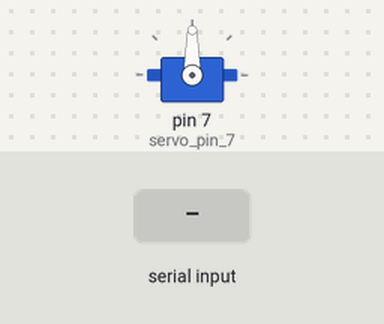
A sketch run on a simulated Arduino Uno, built with avr-gcc and run on an emulated ATmega328P. On the bench: servo. The test bench sets the inputs (shaded band).

Above: at 1.2 s.
1.3 s: "0" received over Serial
At 2.5 s:
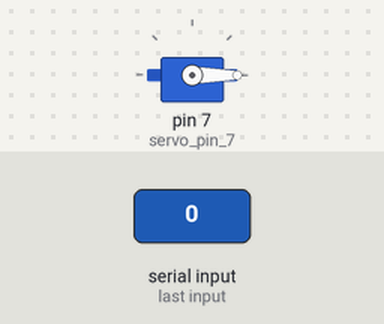
2.8 s: "1" received over Serial
At 3.7 s:
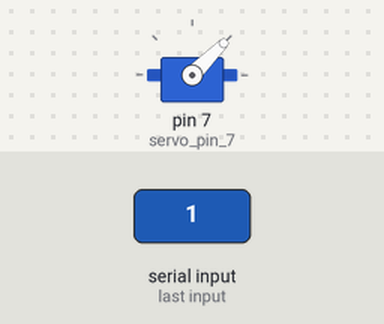
4.3 s: "3" received over Serial
At 4.8 s:
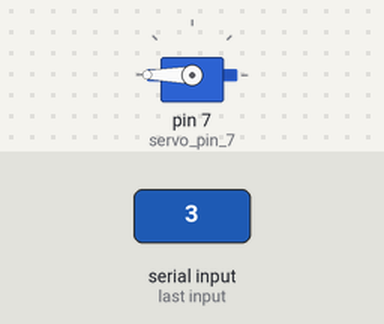
5.8 s: "2" received over Serial
At 7.2 s:
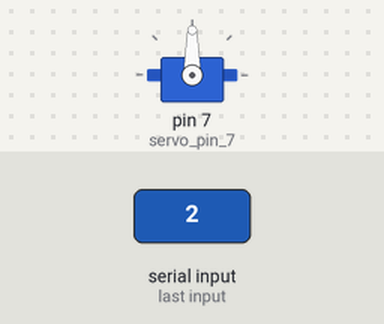
Timing chart, 0 to 8.3 s (numbered marks = the images above; inputs shaded):
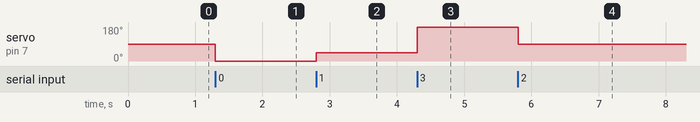

The sketch:

servo_arduino.ino
```cpp
#include <Servo.h>

Servo servo_pin_7;
void setup(){
  Serial.begin(9600);   //start the serial communication
 servo_pin_7.attach(7);
}

void loop(){

  if(Serial.available() > 0){           //if some data is available of in the serial port
    char state = Serial.read();   //read the value
    if(state == '0'){             //if statement will be true(1)
       servo_pin_7.write( 0 );
    }
    if(state == '1'){             //if statement will be false(0)
       servo_pin_7.write( 45 );
    }
     if(state == '2'){             //if statement will be true(1)
       servo_pin_7.write( 90 );
    }
     if(state == '3'){             //if statement will be true(1)
       servo_pin_7.write( 180 );
    }
  }
}
```

Measured:
- after the input at 1.3 s, servo on pin 7 (servo_pin_7): 90° → 0° at once
- after the input at 2.8 s, servo on pin 7 (servo_pin_7): 0° → 45° at once
- after the input at 4.3 s, servo on pin 7 (servo_pin_7): 45° → 180° at once
- after the input at 5.8 s, servo on pin 7 (servo_pin_7): 180° → 90° at once
